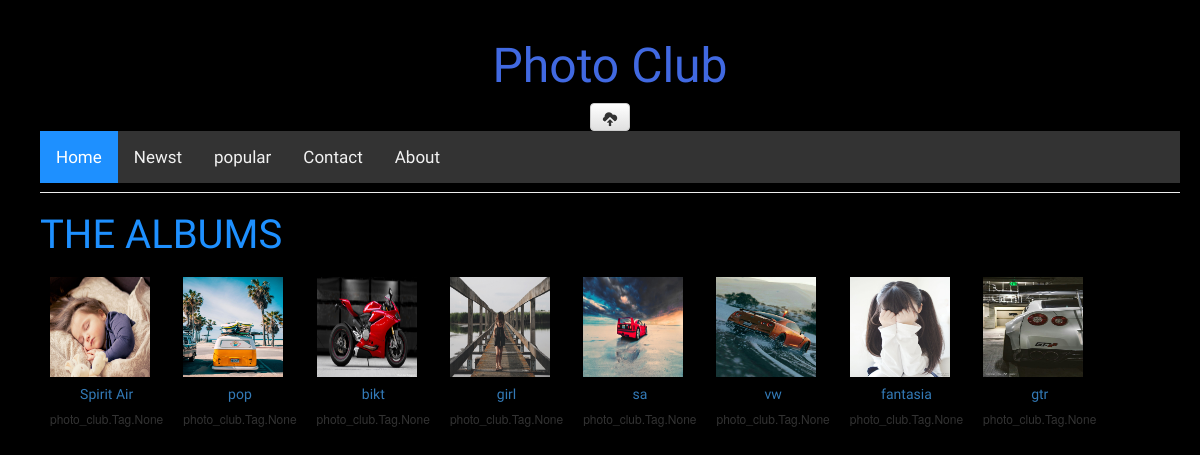
Before: /home/ with the older database file.
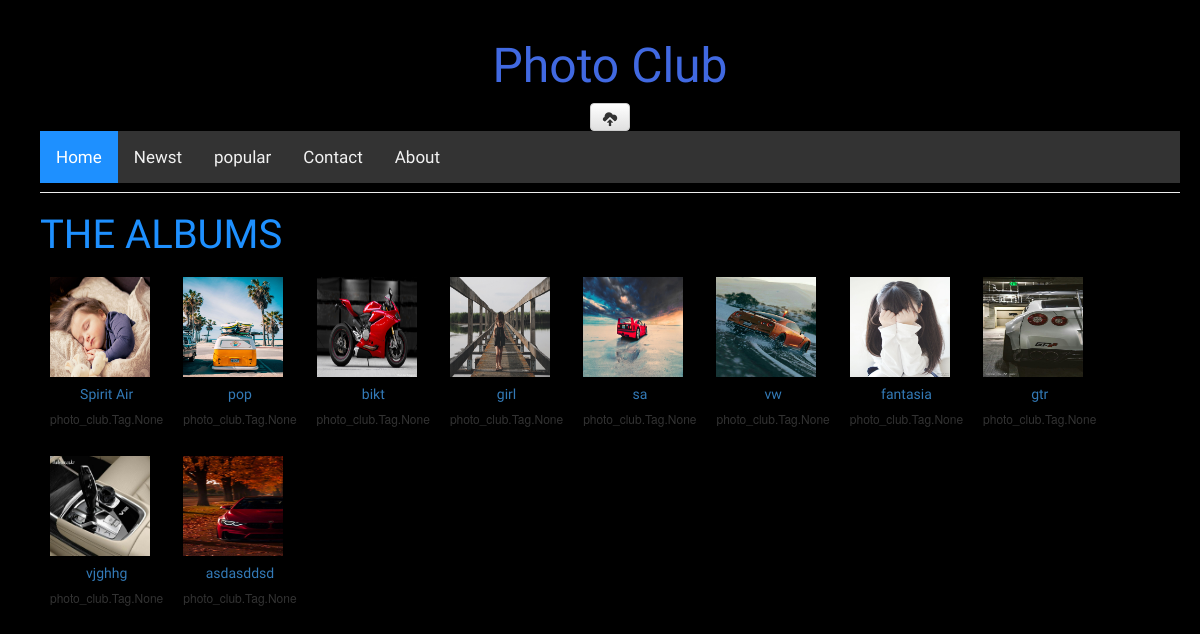
After: the same page with the newer database file.
### photo_club/models.py (models this page shows, shortened)
class Photo(models.Model):
    image = models.ImageField(upload_to='images', height_field=None, width_field=None)
    owner = models.ForeignKey(settings.AUTH_USER_MODEL, on_delete=models.CASCADE)
    title = models.CharField(max_length =100, blank=True)
    published_date = models.DateTimeField(blank=True, null=True)
    tags = models.ManyToManyField(Tag, null=True)

### photo_club/views.py (the view)
# urls.py: path('', views.photo_list,name='photo_list'),
def photo_list(request):
    posts = Photo.objects.filter(published_date__lte=timezone.now()).order_by('published_date')
    return render(request, 'photo_club/photo_list.html',{'posts' : posts})

### photo_club/templates/photo_club/photo_list.html
{% extends 'photo_club/base.html' %}
{% load staticfiles %}
{% block content %}
    {% for post in posts %}
        <div id="post">
            <a href="{% url 'photo_detail' pk=post.pk %}"><img src="{{post.image.url}}" height="100px" width="100px"></a>
          <h5 class="title"><a href="{% url 'photo_detail' pk=post.pk %}">{{ post.title }}</a></h5>
            <h6>{{ post.tags }}</h6>
        </div>
    {% endfor %}
{% endblock %}

Changed rows visible on the page:
added Photo: image (picture), title "vjghhg", tags "photo_club.Tag.None"
added Photo: image (picture), title "asdasddsd", tags "photo_club.Tag.None"
